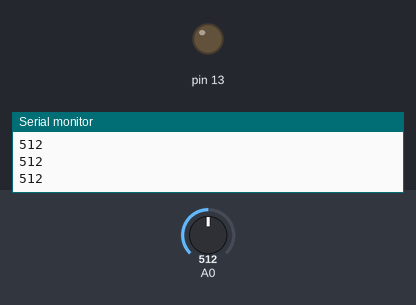
The sketch below on a simulated Arduino Uno, built with avr-gcc and run on an emulated ATmega328P. Shown: output pins drawn as LEDs (lit = HIGH), the last lines printed to the serial monitor. The test bench sets the inputs (shaded band); at power-on: A0 = 512.

Above: at 1.2 s.
1.3 s: A0 set to 938
2.8 s: A0 set to 960
At 3.3 s:
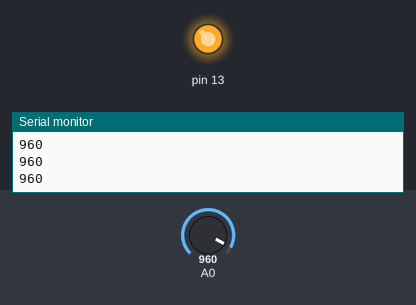
4.3 s: A0 set to 940
At 5.5 s:
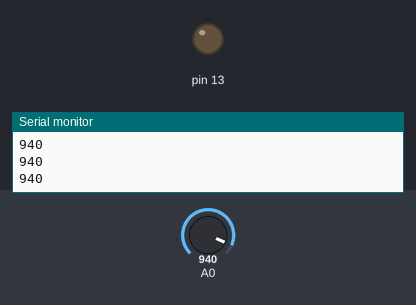
5.8 s: A0 set to 1023
At 6.8 s:
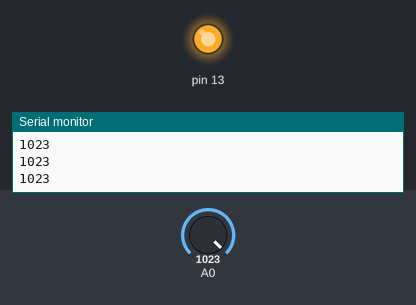
Timing chart, 0 to 8.3 s (numbered marks = the images above; inputs shaded):
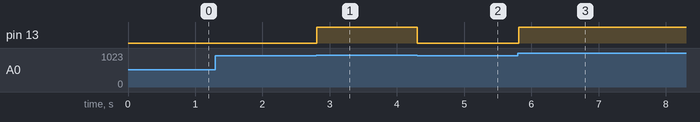

The sketch:

06_Light_02.ino
```cpp
void setup() {
    Serial.begin(9600);
    pinMode(13, OUTPUT);
}

void loop() {
    int photoresistor = analogRead(A0);
    Serial.println(photoresistor);

    // 조도 센서는 빛이 강하면 저항값이 작아짐 -> 전압(출력값)이 커짐
    // 조도 센서는 빛이 약하면 저항값이 커짐 -> 전압(출력값)이 작아짐
    if (photoresistor > 950) {
        digitalWrite(13, HIGH);
    } else {
        digitalWrite(13, LOW);
    }
}
```

Measured:
- the behaviour switches between 950 and 951 on A0 (found by bisection; images 0 and 1)
- after the input at 2.8 s, pin 13: LOW → HIGH at once
- after the input at 4.3 s, pin 13: HIGH → LOW at once
- after the input at 5.8 s, pin 13: LOW → HIGH at once
